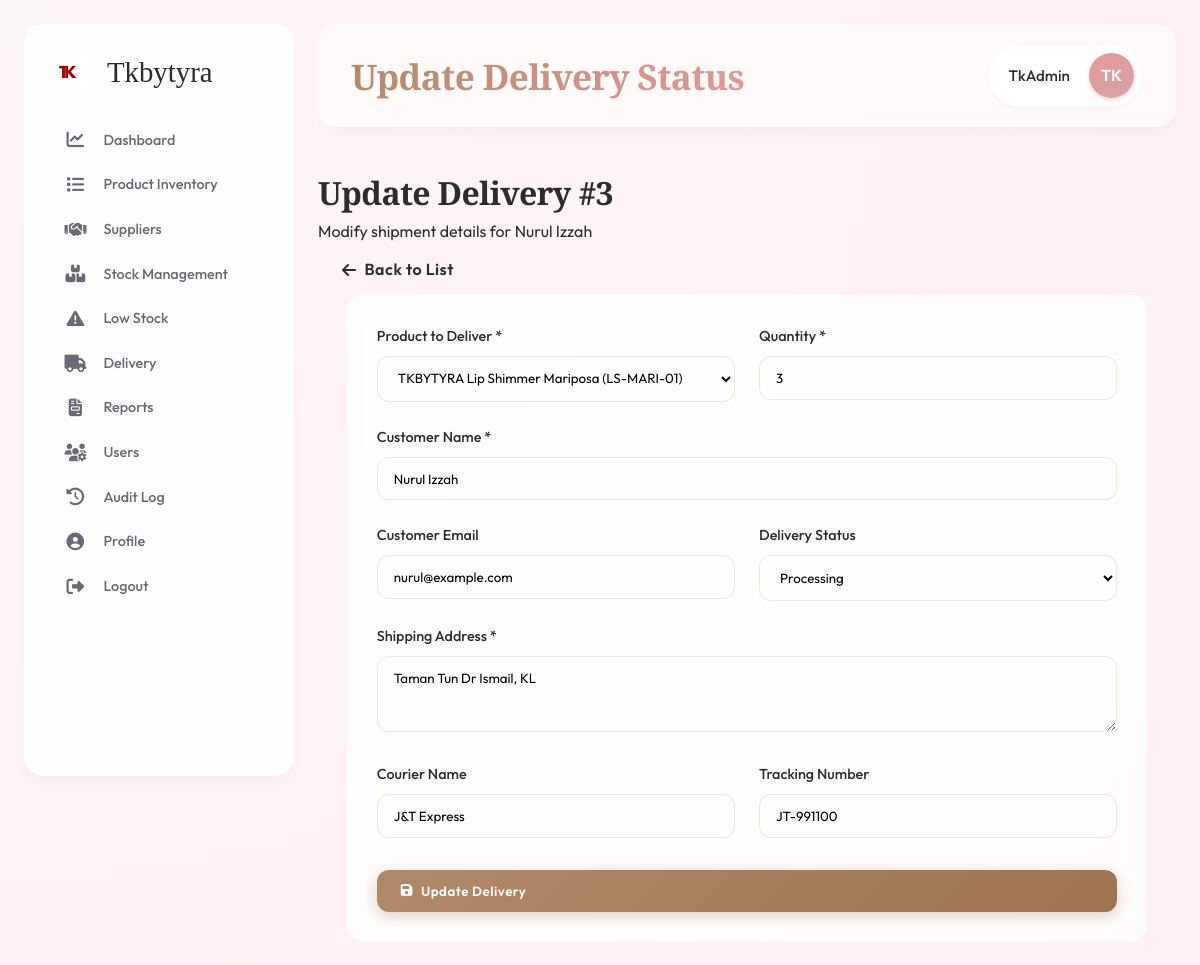
Screenshot of /edit_delivery.php?id=3 (signed in) with the database file from the repository.
### tables this page shows
CREATE TABLE `deliveries` (
  `id` int NOT NULL AUTO_INCREMENT,
  `product_id` int DEFAULT NULL,
  `quantity` int NOT NULL DEFAULT '1',
  `customer_name` varchar(150) NOT NULL,
  `customer_email` varchar(150) DEFAULT NULL,
  `customer_address` text NOT NULL,
  `tracking_number` varchar(100) DEFAULT NULL,
  `courier_name` varchar(100) DEFAULT NULL,
  `status` varchar(50) DEFAULT 'Pending',
  `created_at` timestamp NULL DEFAULT CURRENT_TIMESTAMP,
  PRIMARY KEY (`id`),
  KEY `product_id` (`product_id`),
  CONSTRAINT `deliveries_ibfk_1` FOREIGN KEY (`product_id`) REFERENCES `products` (`id`) ON DELETE SET NULL
);

CREATE TABLE `products` (
  `id` int NOT NULL AUTO_INCREMENT,
  `product_code` varchar(50) DEFAULT NULL,
  `name` varchar(150) NOT NULL,
  `category_id` int DEFAULT NULL,
  `supplier_id` int DEFAULT NULL,
  `description` text,
  `cost_price` decimal(10,2) NOT NULL DEFAULT '0.00',
  `selling_price` decimal(10,2) NOT NULL DEFAULT '0.00',
  `quantity` int NOT NULL DEFAULT '0',
  `min_stock_level` int NOT NULL DEFAULT '5',
  `image_path` varchar(255) DEFAULT NULL,
  `created_at` timestamp NULL DEFAULT CURRENT_TIMESTAMP,
  `updated_at` timestamp NULL DEFAULT CURRENT_TIMESTAMP ON UPDATE CURRENT_TIMESTAMP,
  PRIMARY KEY (`id`),
  UNIQUE KEY `product_code` (`product_code`),
  KEY `category_id` (`category_id`),
  KEY `supplier_id` (`supplier_id`),
  CONSTRAINT `products_ibfk_1` FOREIGN KEY (`category_id`) REFERENCES `categories` (`id`) ON DELETE SET NULL,
  CONSTRAINT `products_ibfk_2` FOREIGN KEY (`supplier_id`) REFERENCES `suppliers` (`id`) ON DELETE SET NULL
);

### edit_delivery.php (the view, shortened to what this page needs)
<?php
require_once 'db.php';
$id = isset($_GET['id']) ? (int)$_GET['id'] : 0;
$stmt = $pdo->prepare("SELECT * FROM deliveries WHERE id = ?");
$stmt->execute([$id]);
$delivery = $stmt->fetch();
$products = $pdo->query("SELECT id, name, product_code FROM products ORDER BY name ASC")->fetchAll();
include 'includes/header.php';
?>
<div class="dashboard-header animate-fade-in">
    <div class="header-titles">
        <h1>Update Delivery #<?php echo $id; ?></h1>
        <p>Modify shipment details for <?php echo htmlspecialchars($delivery['customer_name']); ?></p>
    </div>
    <div class="header-actions">
        <a href="deliveries.php" class="btn btn-secondary">
            <i class="fa-solid fa-arrow-left"></i> Back to List
        </a>
    </div>
</div>
<div class="glass-card animate-slide-up" style="max-width: 800px; margin: 0 auto;">
    <form method="POST" class="luxury-form">
        <div class="form-grid">
            <div class="form-group">
                <label for="product_id">Product to Deliver *</label>
                <select id="product_id" name="product_id" required>
                    <?php foreach ($products as $p): ?>
                        <option value="<?php echo $p['id']; ?>" <?php echo $delivery['product_id'] == $p['id'] ? 'selected' : ''; ?>>
                            <?php echo htmlspecialchars($p['name']); ?> (<?php echo htmlspecialchars($p['product_code']); ?>)
                        </option>
                    <?php endforeach; ?>
                </select>
            </div>
            <div class="form-group">
                <label for="quantity">Quantity *</label>
                <input type="number" id="quantity" name="quantity" required min="1" value="<?php echo htmlspecialchars($delivery['quantity']); ?>">
            </div>
            <div class="form-group full-width">
                <label for="customer_name">Customer Name *</label>
                <input type="text" id="customer_name" name="customer_name" required value="<?php echo htmlspecialchars($delivery['customer_name']); ?>">
            </div>
            <div class="form-group">
                <label for="customer_email">Customer Email</label>
                <input type="email" id="customer_email" name="customer_email" value="<?php echo htmlspecialchars($delivery['customer_email']); ?>">
            </div>
            <div class="form-group">
                <label for="status">Delivery Status</label>
                <select id="status" name="status">
                    <option value="Processing" <?php echo $delivery['status'] == 'Processing' ? 'selected' : ''; ?>>Processing</option>
                </select>
            </div>
            <div class="form-group full-width">
                <label for="customer_address">Shipping Address *</label>
                <textarea id="customer_address" name="customer_address" required rows="3"><?php echo htmlspecialchars($delivery['customer_address']); ?></textarea>
            </div>
            <div class="form-group">
                <label for="courier_name">Courier Name</label>
                <input type="text" id="courier_name" name="courier_name" value="<?php echo htmlspecialchars($delivery['courier_name'] ?? ''); ?>">
            </div>
            <div class="form-group">
                <label for="tracking_number">Tracking Number</label>
                <input type="text" id="tracking_number" name="tracking_number" value="<?php echo htmlspecialchars($delivery['tracking_number'] ?? ''); ?>">
            </div>
        </div>
        <div class="form-footer" style="margin-top: 2rem;">
            <button type="submit" class="btn btn-primary" style="width: 100%;">
                <i class="fa-solid fa-save"></i> Update Delivery
            </button>
        </div>
    </form>
</div>
<?php include 'includes/footer.php'; ?>

### css/style.css (style rules this page uses)
:root { --primary-color: #B08968; --primary-light: #E6CCB2; --primary-dark: #7F5539; --secondary-color: #FDF4EB; --accent-gold: #D4A373; --accent-rose: #E5989B; --text-main: #2C2C2C; --text-light: #6D6875; --bg-body-start: #FDF6F6; --bg-body-end: #FFF0F3; --white: #FFFFFF; --glass-bg: rgba(255, 255, 255, 0.65); --glass-border: rgba(255, 255, 255, 0.4); --glass-hightlight: rgba(255, 255, 255, 0.8); --blur-strength: 16px; --shadow-subtle: 0 4px 6px -1px rgba(0, 0, 0, 0.02), 0 2px 4px -1px rgba(0, 0, 0, 0.02); --shadow-card: 0 10px 15px -3px rgba(0, 0, 0, 0.03), 0 4px 6px -2px rgba(0, 0, 0, 0.01); --shadow-float: 0 20px 25px -5px rgba(212, 163, 115, 0.15), 0 10px 10px -5px rgba(212, 163, 115, 0.1); --font-sans: 'Outfit', sans-serif; --font-serif: 'Playfair Display', serif; }
* { margin: 0; padding: 0; box-sizing: border-box; }
body { font-family: var(--font-sans); background: radial-gradient(circle at top left, var(--bg-body-start), var(--bg-body-end)); color: var(--text-main); line-height: 1.6; overflow-x: hidden; min-height: 100vh; }
h1, h2, h3, h4, h5, h6 { font-family: var(--font-serif); color: var(--text-main); letter-spacing: -0.02em; }
h1 { font-weight: 700; }
a { text-decoration: none; color: inherit; transition: color 0.3s ease; }
.glass-card { background: rgba(255, 255, 255, 0.75); backdrop-filter: blur(12px); border: 1px solid rgba(255, 255, 255, 0.6); border-radius: 16px; padding: 1.8rem; transition: all 0.4s cubic-bezier(0.175, 0.885, 0.32, 1.275); position: relative; overflow: hidden; }
.glass-card::before { content: ''; position: absolute; top: 0; left: 0; right: 0; height: 4px; background: linear-gradient(90deg, var(--primary-light), var(--accent-rose)); opacity: 0; transition: opacity 0.3s ease; }
.btn { padding: 0.8rem 1.5rem; border: none; border-radius: 12px; cursor: pointer; font-weight: 600; font-family: var(--font-sans); transition: all 0.3s ease; display: inline-flex; align-items: center; gap: 0.5rem; letter-spacing: 0.5px; }
.btn-primary { background: linear-gradient(135deg, var(--primary-color), #9E7452); color: white; box-shadow: 0 4px 15px rgba(176, 137, 104, 0.4); }
.animate-fade-in { animation: fadeIn 0.8s cubic-bezier(0.2, 0.8, 0.2, 1) forwards; }
.animate-slide-up { animation: slideUp 0.8s cubic-bezier(0.2, 0.8, 0.2, 1) forwards; }

### edit_delivery.php (style rules this page uses)
.form-grid { display: grid; grid-template-columns: 1fr 1fr; gap: 1.5rem; }
.full-width { grid-column: span 2; }
.luxury-form input, .luxury-form select, .luxury-form textarea { width: 100%; padding: 0.8rem 1rem; border-radius: 12px; border: 1px solid rgba(176, 137, 104, 0.2); background: rgba(255, 255, 255, 0.5); font-family: inherit; transition: all 0.3s ease; }
.luxury-form label { display: block; margin-bottom: 0.5rem; font-weight: 500; color: var(--text-dark); font-size: 0.9rem; }

### rows the page displays
deliveries: customer_name "Nurul Izzah", product_id "TKBYTYRA Lip Shimmer Mariposa (LS-MARI-01)", quantity "3", customer_email "nurul@example.com", status "Processing", customer_address "Taman Tun Dr Ismail, KL", courier_name "J&T Express", tracking_number "JT-991100"

### other values shown
$page_title "Update Delivery Status"
$_SESSION['full_name'] "TkAdmin"
substr($_SESSION['username'], 0, 2) "TK"
$id "3"
